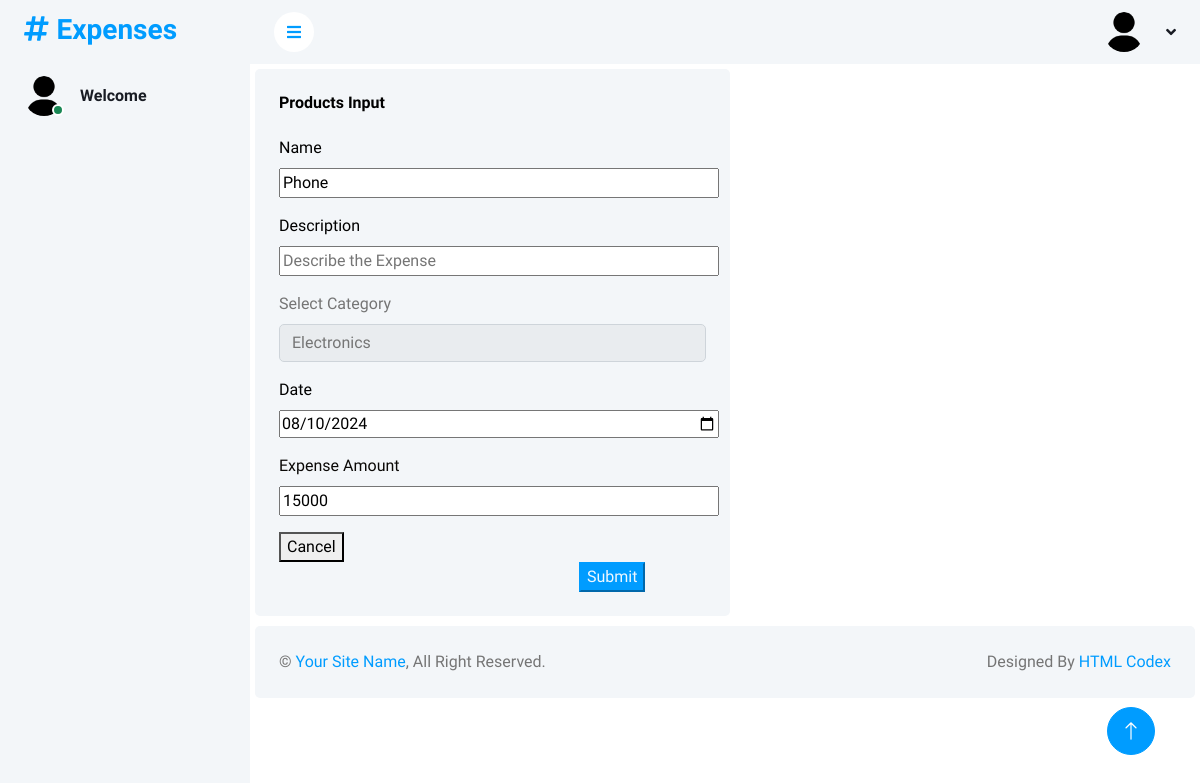
The page /edit/int34 on the database its author committed.
### app/models.py (models this page shows, shortened)
class Expenses(models.Model):
        CATEGORY_CHOICES = [
        ('Health', 'Health'),
        ('Electronics', 'Electronics'),
        ('Travel', 'Travel'),
        ('Education', 'Education'),
        ('Books', 'Books'),
        ('Others', 'Others'),
    ]
        name=models.CharField(max_length=140)
        date=models.DateField()
        category=models.CharField(max_length=25,choices=CATEGORY_CHOICES)
        description = models.TextField(blank=True)
        amount = models.PositiveIntegerField()
        created_by = models.ForeignKey(User, on_delete=models.CASCADE)
        created_at = models.DateTimeField(default=timezone.now)
        updated_at = models.DateTimeField(auto_now=True)

### app/views.py (the view)
# urls.py: path('edit/int<editid>',views.edit,name='edit'),
def edit(request,editid):
    run=Expenses.objects.filter(id=editid)
    cat=Expenses.objects.all()
    context={
        'run':run,
        'cat':cat,
        'categories': [i[0] for i in Expenses.CATEGORY_CHOICES]
    }
    return render(request,'edit.html',context)

### app/templates/edit.html (shortened to what this page needs)
{% extends 'home.html' %}
|{% load static %}
{% block admin %}
<div style="margin: 5px; ;" class="col-sm-12 col-xl-6">
	<div  class="bg-light rounded h-100 p-4">
		<h6 style="color: rgb(0, 0, 0);" class="mb-4">Products Input</h6>
		{% for i in run %}
		<form action="{% url 'update' i.id %}" method="post" enctype="multipart/form-data">
			<div class="mb-3">
				<label for="formFileMultiple" style="color: rgb(0, 0, 0);" class="form-label">Name</label>
				<div class="form-group">
                    <input  style="width: 440px;" class="input" type="text" name="name" value="{{i.name}}" placeholder="Name of Expenses">
                </div>
            </div>
			<div class="mb-3">
                <label for="formFileMultiple" style="color: rgb(0, 0, 0);" class="form-label">Description </label>
				<div class="form-group">
					<input  style="width: 440px;" class="input" type="text" name="description" value="{{ i.description }}" placeholder="Describe the Expense ">
				</div>
			</div>
            <div class="mb-3 "  >
				<label for="select category" class="form-label"> Select Category</label>
				<select name="category" class="form-control" id="">
                    {% for category in categories %}
                        {% if category == i.category %}
                        <option value="{{ category }}" selected>{{ category }}</option>
                        {% else %}
                        <option value="{{ category }}">{{ category }}</option>
                        {% endif %}
                    {% endfor %}
				</select>
			</div>
            <div class="mb-3">
                <label for="formFileMultiple" style="color: rgb(0, 0, 0);" class="form-label">Date </label>
				<div class="form-group">
					<input  style="width: 440px;" class="input" type="date" name="date" value="{{ i.date|date:'Y-m-d'  }}" placeholder="Date of Expenses">
				</div>
			</div>
            <div class="mb-3">
                <label for="formFileMultiple" style="color: rgb(10, 8, 6);" class="form-label">Expense Amount</label>
				<div class="form-group">
					<input  style="width: 440px;" class="input" type="text" name="expense" value="{{ i.amount }}" placeholder="Expenses Amount in INR ">
				</div>
			</div>
            <button  type="button" onclick="window.location.href='{% url 'home' %}';">Cancel</button>
			<input  class="btn-primary" style="color: aliceblue; margin-left: 300px;" type="submit" id="update">
		</form>
        {% endfor  %}
	</div>
</div>
{% endblock %}

### app/static/css/style.css (style rules this page uses)
:root { --primary: #009CFF; --light: #F3F6F9; --dark: #191C24; }

### rows shown on the page
Expenses: name "Phone", category "Electronics", date "08/10/2024", expense "15000"
